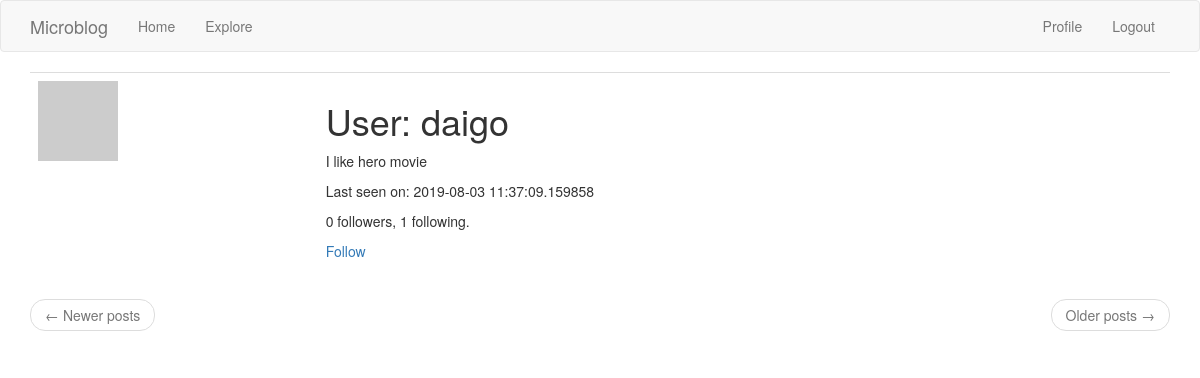
Screenshot of /user/daigo (signed in) with the database file from the repository.
### app/models.py (models this page shows, shortened)
class User(UserMixin, db.Model):
    id = db.Column(db.Integer, primary_key=True)
    username = db.Column(db.String(64), index=True, unique=True)
    email = db.Column(db.String(64), index=True, unique=True)
    password_hash = db.Column(db.String(128))
    posts = db.relationship('Post', backref='author', lazy='dynamic')
    about_me = db.Column(db.String(140))
    last_seen = db.Column(db.DateTime, default=datetime.utcnow)
    followed = db.relationship(
        'User', secondary=followers,
        primaryjoin=(followers.c.follower_id == id),
        secondaryjoin=(followers.c.followed_id == id),
        backref=db.backref('followers', lazy='dynamic'),
        lazy='dynamic')
    def avatar(self, size):
        digest = md5(self.email.lower().encode('utf-8')).hexdigest()
        return 'https://www.gravatar.com/avatar/{}?d=identicon&s={}'.format(
            digest, size)
    def is_following(self, user):
        return self.followed.filter(
            followers.c.followed_id == user.id).count() > 0

### app/routes.py (the view)
@app.route('/user/<username>')
@login_required
def user(username):
    user = User.query.filter_by(username=username).first_or_404()
    page = request.args.get('page', 1, type=int)
    posts = user.posts.order_by(Post.timestamp.desc()).paginate(
        page, app.config['POST_PER_PAGE'], False)
    next_url = url_for('user', username=user.username, page=posts.next_num) \
        if posts.has_next else None
    prev_url = url_for('user', username=user.username, page=posts.prev_num) \
        if posts.has_prev else None
    return render_template('user.html', user=user, posts=posts.items,
                           next_url=next_url, prev_url=prev_url)

### app/models.py (called while the page is built)
@login.user_loader
def load_user(id):
    return User.query.get(int(id))

### app/routes.py (called while the page is built)
@app.before_request
def before_request():
    if current_user.is_authenticated:
        current_user.last_seen = datetime.utcnow()
        db.session.commit()

### app/templates/user.html
{% extends "base.html" %}
{% block app_content %}
<table class="table table-hover">
    <tr>
	<td><img src="{{ user.avatar(128) }}"></td>
	<td>
	    <h1>User: {{ user.username }}</h1>
	    {% if user.about_me  %}<p>{{ user.about_me }}</p>{% endif %}
	    {% if user.last_seen %}<p>Last seen on: {{ user.last_seen }}</p>{% endif %}
	    <p>{{ user.followers.count() }} followers, {{ user.followed.count() }} following.</p>
	    {% if user == current_user %}
	    <p><a href="{{ url_for('edit_profile') }}">Edit your profile</a></p>
	    {% elif not current_user.is_following(user) %}
	    <p><a href="{{ url_for('follow', username=user.username) }}">Follow</a></p>
	    {% else %}
	    <p><a href="{{ url_for('unfollow', username=user.username) }}">Unfollow</a> </p>
	    {% endif %}
	</td>
    </tr>
</table>
<nav aria-label="...">
    <ul class="pager">
	<li class="previous{% if not prev_url %} disabled{% endif %}">
	    <a href="{{ prev_url or '#' }}">
		<span aria-hidden="'true">&larr;</span> Newer posts
	    </a>
	</li>
	<li class="next{% if not next_url %} disabled{% endif %}">
	    <a href="{{ next_url or '#' }}">
		Older posts <span aria-hidden="true">&rarr;</span>
	    </a>
	</li>
    </ul>
</nav>
{% endblock %}

### rows the page displays
User: username "daigo", about_me "I like hero movie", last_seen "2019-08-03 11:37:09.159858"

### other values shown
{{ user.followers.count() }} "0"
{{ user.followed.count() }} "1"
